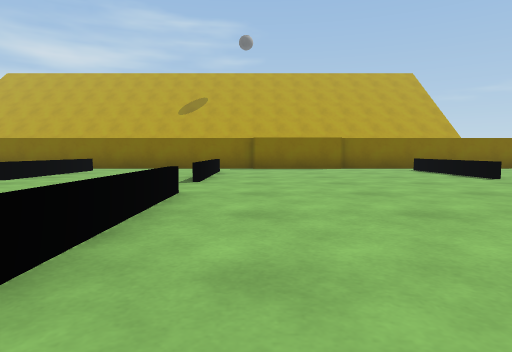
[1] (above)

21 first-person views from a walk through a scene from a Unity 3-D project. The camera is 0.51 m above the floor, tilts 4° down and sees 75° across. The floor is counted in squares, 1 m on a side. Each view is taken from the middle of a square. On the plan, view 1 faces up. The plan holds only what a view shows up to about 9 squares ahead; the rest is blank. The place goes on beyond the plan. The player is left out. Surface patterns are stand-ins for the level's own textures.

[2]
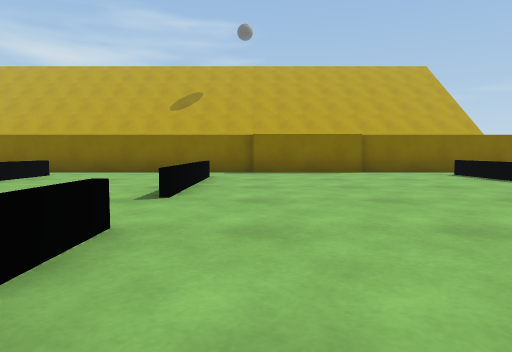

[3]
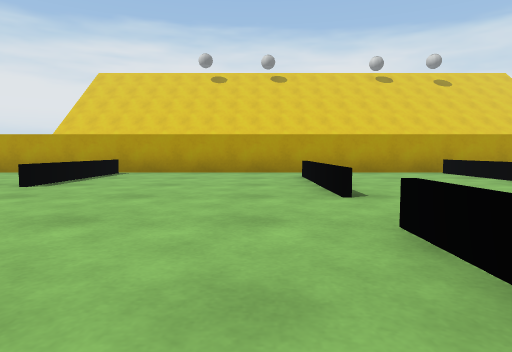

[4]
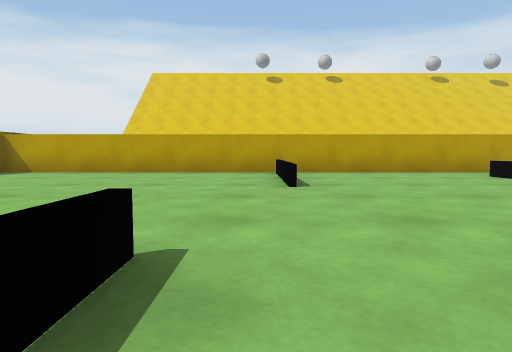

[5]
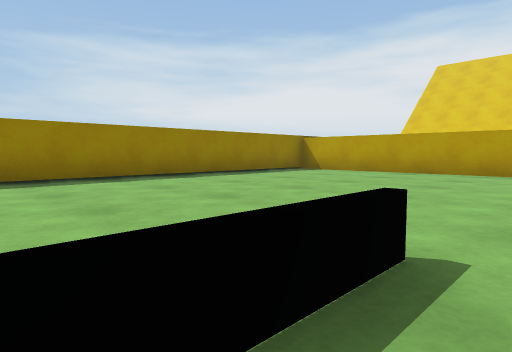

[6]
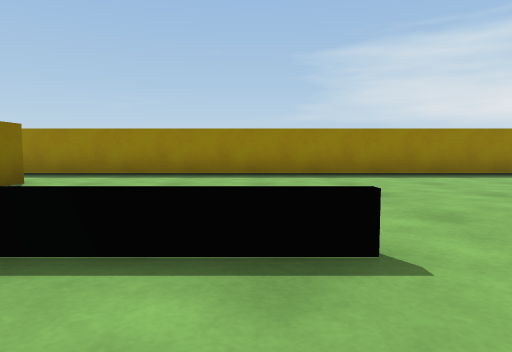

[7]
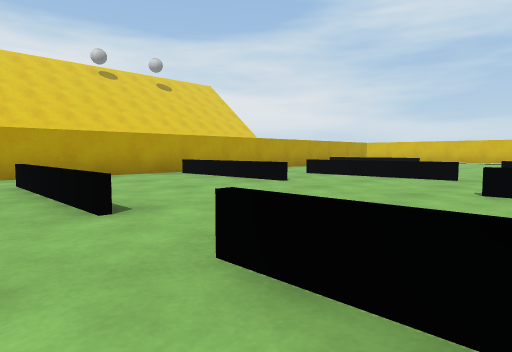

[8]
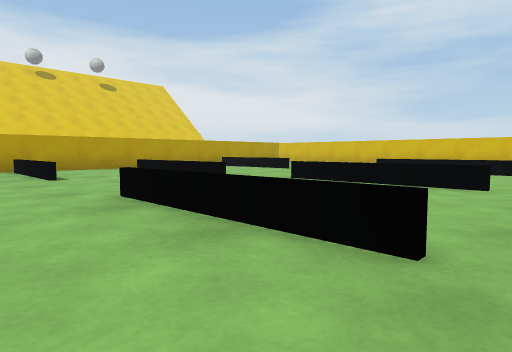

[9]
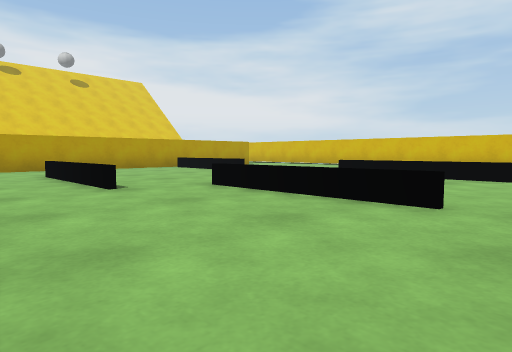

[10]
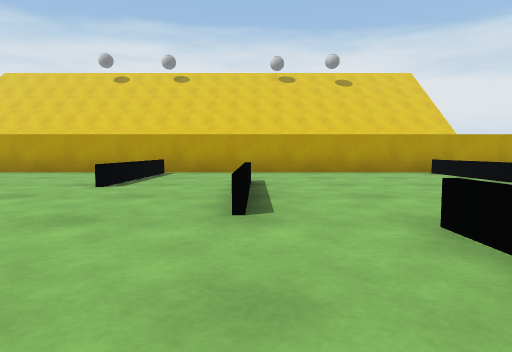

[11]
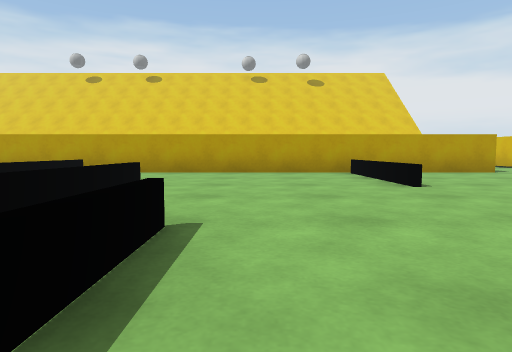

[12]
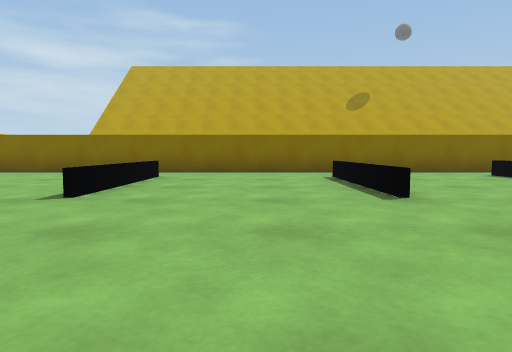

[13]
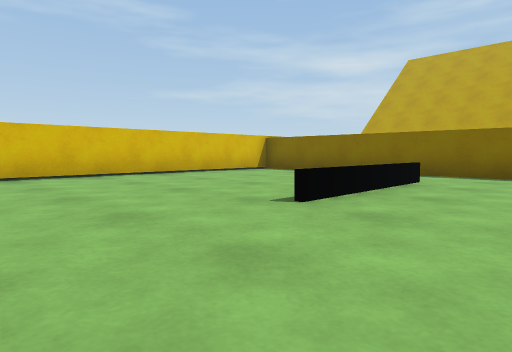

[14]
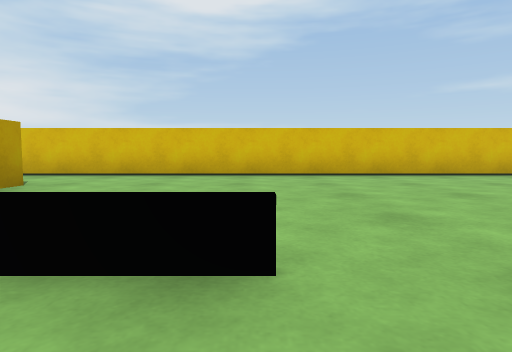

[15]
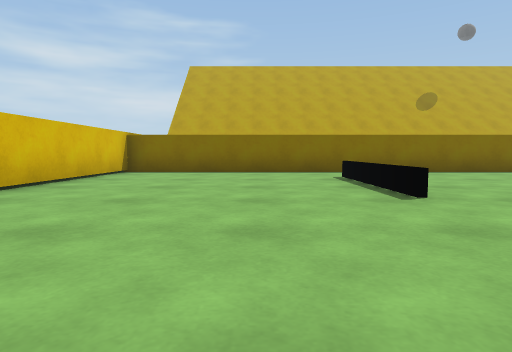

[16]
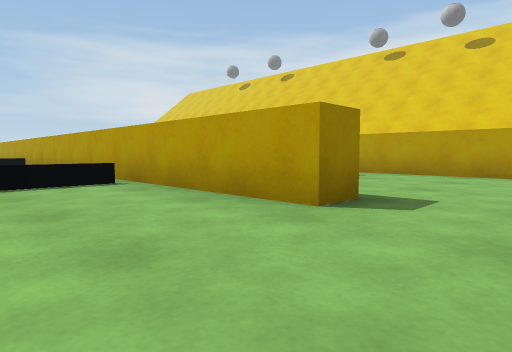

[17]
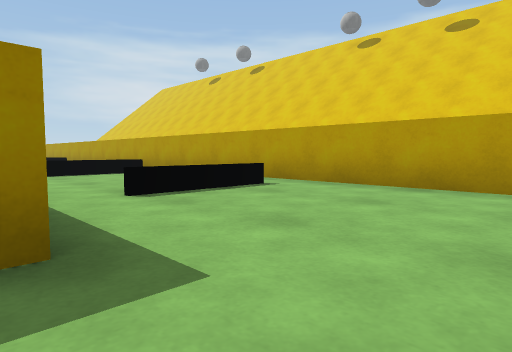

[18]
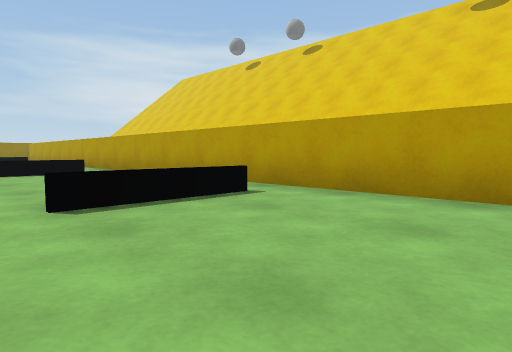

[19]
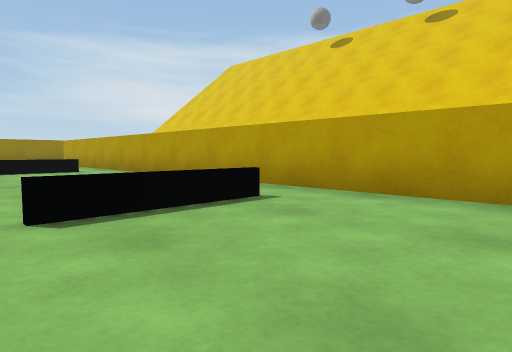

[20]
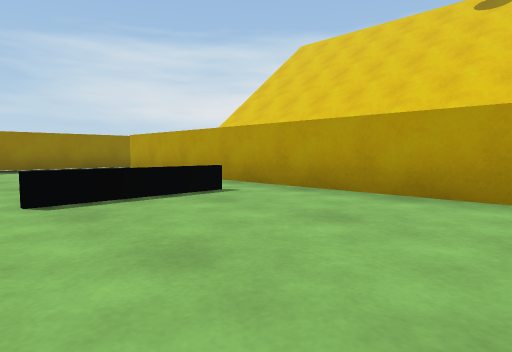

[21]
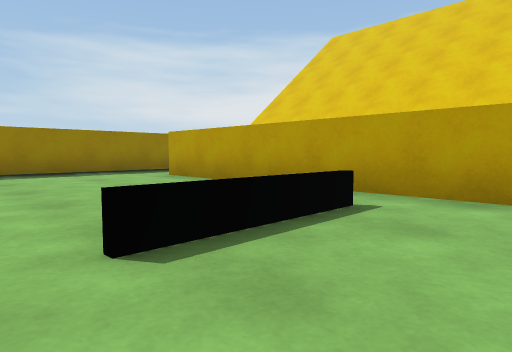

### Floor plan
Points are (right, up) in squares from view 1. A wall is a line through its corners. A room is listed if a view was taken in it or the views show most of it. See-through windows are left out.
Room 1 (views 1, 2, 3, 4, 5, 6, 7)
walls: (2.8, 10.6) (-0.1, 10.6); (10.6, 1.1) (10.6, 10.4); (8.6, 10.9) (2.8, 10.9); (-0.6, -0.6) (10.6, -0.6)
low walls: (4.6, 6.4) (4.6, 9.8); (3.5, 2.2) (3.5, -0.2); (3.4, -0.2) (3.4, 3.1); (-1, 2.4) (-1, 0.9); (-1, 9.1) (-1, 5.8)
ways out: opening at (-1, 0) to room 2; opening at (-1, 5) to room 2; opening at (-1, 10) to room 2; opening at (9.5, 11)
Room 2 (view 8)
walls: (-5, -0.6) (-0.6, -0.6); (0, 10.9) (-4.5, 10.9)
low walls: (-4.6, 3.1) (-4.6, -0.2); (-4.6, 9.5) (-4.6, 6.1)
ways out: opening at (-1, 0) to room 1; opening at (-1, 5) to room 1; opening at (-1, 10) to room 1; opening at (-5, 4.5) to room 3; opening at (-5, 10) to room 3
Room 3 (views 9, 10)
walls: (-4.5, 10.9) (-7.5, 10.9)
low walls: (-6.8, 5.4) (-6.8, 1.9); (-4.7, 8.9) (-4.7, 9.5); (-8.3, 8) (-8.3, 5.8); (-4.7, 1.5) (-4.7, 2.9)
ways out: opening at (-5, 4.5) to room 2; opening at (-5, 10) to room 2; opening at (-8, 10) to room 4; opening at (-6, 2.5) to room 11
Room 4 (views 11, 12, 13, 14)
walls: (-11, -0.6) (-6.5, -0.6); (-7.5, 10.9) (-11.4, 10.9)
low walls: (-8.4, 7.4) (-8.4, 9.1); (-11.4, 3.1) (-11.4, -0.2); (-6.9, 1.9) (-6.9, 2.9); (-12.1, 9.1) (-12.1, 5.8)
ways out: opening at (-8, 10) to room 3; opening at (-12, 10) to room 5; opening at (-11.5, 4.5) to room 5; opening at (-7, 0.5) to room 11
Room 5 (views 15, 16)
walls: (-15.2, -0.6) (-11, -0.6); (-11.4, 10.9) (-17.4, 10.9) (-17.4, -0.5)
low walls: (-12.2, 7.2) (-12.2, 9.1); (-11.5, -0.2) (-11.5, 1)
ways out: opening at (-12, 10) to room 4; opening at (-11.5, 4.5) to room 4; opening at (-16.5, -1) to room 6
Room 6 (view 17)
walls: (-15.2, -1.5) (-15.2, -0.6); (-16.4, -6) (-12.9, -6); (-17.4, -0.5) (-17.4, -2.2)
ways out: opening at (-16.5, -1) to room 5; opening at (-13, -2) to room 7; gap at (-13, -5) to room 7
Room 7 (view 18)
walls: (-12.9, -6) (-9, -6)
low walls: (-8.8, -5.1) (-8.8, -2.9)
ways out: opening at (-13, -2) to room 6; gap at (-13, -5) to room 6; opening at (-9, -2) to room 8; gap at (-9, -5) to room 8
Room 8 (view 19)
walls: (-9, -6) (-3, -6)
low walls: (-3.3, -4.9) (-3.3, -3.1)
ways out: opening at (-9, -2) to room 7; gap at (-9, -5) to room 7; opening at (-3, -2) to room 9; gap at (-3, -5) to room 9
Room 9 (views 20, 21)
walls: (-3, -6) (3.9, -6)
low walls: (3.6, -5) (3.6, -3.2)
ways out: opening at (-3, -2) to room 8; gap at (-3, -5) to room 8; opening at (4, -2) to room 10; gap at (4, -5) to room 10
Room 10 (no view inside)
walls: (3.9, -6) (8.9, -6); (10.6, -6.2) (10.6, -3.1)
ways out: opening at (4, -2) to room 9; gap at (4, -5) to room 9; opening at (9.5, -6.5)
Room 11 (no view inside)
walls: (-6.5, -0.6) (-5, -0.6)
low walls: (-4.7, -0.2) (-4.7, 1.5)
ways out: opening at (-6, 2.5) to room 3; opening at (-7, 0.5) to room 4

Where each view was taken, in squares from view 1:
view 1: 0 up, 0 right, facing up
view 2: 2 up, 0 right, facing up
view 3: 8 up, 0 right, facing down
view 4: 8 up, 4 right, facing down
view 5: 8 up, 4 right, facing down-right
view 6: 7 up, 3 right, facing right
view 7: 7 up, 0 right, facing down-left
view 8: 10 up, 3 left, facing down-left
view 9: 10 up, 5 left, facing down-left
view 10: 8 up, 7 left, facing down
view 11: 8 up, 9 left, facing down
view 12: 2 up, 10 left, facing up
view 13: 3 up, 10 left, facing up-left
view 14: 3 up, 10 left, facing left
view 15: 2 up, 14 left, facing up
view 16: 2 up, 17 left, facing down-right
view 17: 1 down, 17 left, facing down-right
view 18: 2 down, 12 left, facing down-right
view 19: 2 down, 6 left, facing down-right
view 20: 2 down, 0 right, facing down-right
view 21: 2 down, 2 right, facing down-right
